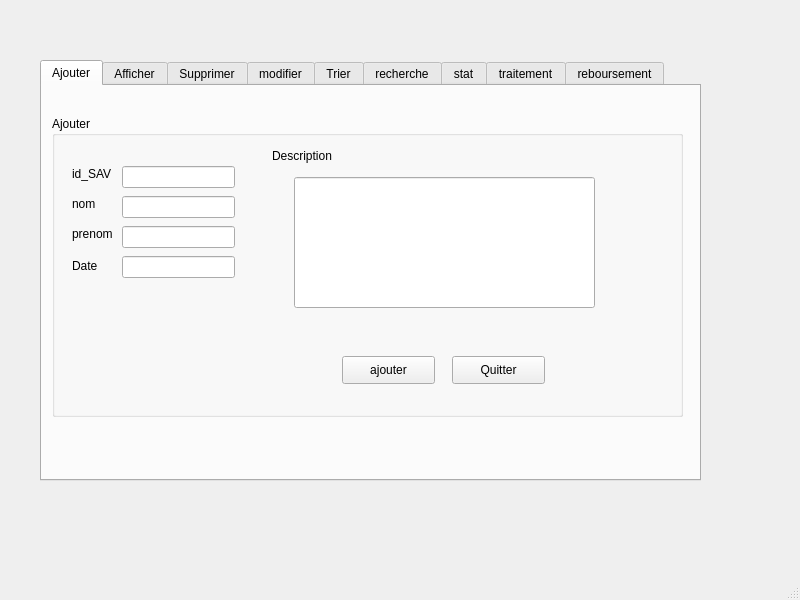
<?xml version="1.0" encoding="UTF-8"?>
<ui version="4.0">
 <class>MainWindow</class>
 <widget class="QMainWindow" name="MainWindow">
  <property name="geometry">
   <rect>
    <x>0</x>
    <y>0</y>
    <width>800</width>
    <height>600</height>
   </rect>
  </property>
  <property name="windowTitle">
   <string>MainWindow</string>
  </property>
  <widget class="QWidget" name="centralwidget">
   <widget class="QTabWidget" name="tabAjouter">
    <property name="geometry">
     <rect>
      <x>40</x>
      <y>60</y>
      <width>661</width>
      <height>421</height>
     </rect>
    </property>
    <property name="currentIndex">
     <number>0</number>
    </property>
    <widget class="QWidget" name="tab_2">
     <attribute name="title">
      <string>Ajouter</string>
     </attribute>
     <widget class="QGroupBox" name="groupBox">
      <property name="geometry">
       <rect>
        <x>10</x>
        <y>30</y>
        <width>631</width>
        <height>301</height>
       </rect>
      </property>
      <property name="title">
       <string>Ajouter</string>
      </property>
      <widget class="QLabel" name="label_2">
       <property name="geometry">
        <rect>
         <x>20</x>
         <y>110</y>
         <width>56</width>
         <height>16</height>
        </rect>
       </property>
       <property name="text">
        <string>prenom</string>
       </property>
      </widget>
      <widget class="QLabel" name="label_3">
       <property name="geometry">
        <rect>
         <x>20</x>
         <y>80</y>
         <width>56</width>
         <height>16</height>
        </rect>
       </property>
       <property name="text">
        <string>nom</string>
       </property>
      </widget>
      <widget class="QLineEdit" name="lineEdit_pren">
       <property name="geometry">
        <rect>
         <x>70</x>
         <y>110</y>
         <width>113</width>
         <height>22</height>
        </rect>
       </property>
      </widget>
      <widget class="QLineEdit" name="lineEdit_nom">
       <property name="geometry">
        <rect>
         <x>70</x>
         <y>80</y>
         <width>113</width>
         <height>22</height>
        </rect>
       </property>
      </widget>
      <widget class="QPushButton" name="ajouter">
       <property name="geometry">
        <rect>
         <x>290</x>
         <y>240</y>
         <width>93</width>
         <height>28</height>
        </rect>
       </property>
       <property name="text">
        <string>ajouter</string>
       </property>
      </widget>
      <widget class="QPushButton" name="quitter_ajout">
       <property name="geometry">
        <rect>
         <x>400</x>
         <y>240</y>
         <width>93</width>
         <height>28</height>
        </rect>
       </property>
       <property name="text">
        <string>Quitter</string>
       </property>
      </widget>
      <widget class="QLineEdit" name="lineEdit_DateSAV">
       <property name="geometry">
        <rect>
         <x>70</x>
         <y>140</y>
         <width>113</width>
         <height>22</height>
        </rect>
       </property>
       <property name="maxLength">
        <number>8</number>
       </property>
      </widget>
      <widget class="QLabel" name="label_8">
       <property name="geometry">
        <rect>
         <x>20</x>
         <y>140</y>
         <width>51</width>
         <height>20</height>
        </rect>
       </property>
       <property name="text">
        <string>Date</string>
       </property>
      </widget>
      <widget class="QLabel" name="label_9">
       <property name="geometry">
        <rect>
         <x>220</x>
         <y>30</y>
         <width>61</width>
         <height>20</height>
        </rect>
       </property>
       <property name="text">
        <string>Description</string>
       </property>
      </widget>
      <widget class="QLineEdit" name="lineEdit_description">
       <property name="geometry">
        <rect>
         <x>242</x>
         <y>61</y>
         <width>301</width>
         <height>131</height>
        </rect>
       </property>
      </widget>
      <widget class="QLineEdit" name="lineEditCin">
       <property name="geometry">
        <rect>
         <x>70</x>
         <y>50</y>
         <width>113</width>
         <height>22</height>
        </rect>
       </property>
      </widget>
      <widget class="QLabel" name="label_13">
       <property name="geometry">
        <rect>
         <x>20</x>
         <y>50</y>
         <width>56</width>
         <height>16</height>
        </rect>
       </property>
       <property name="text">
        <string>id_SAV</string>
       </property>
      </widget>
     </widget>
    </widget>
    <widget class="QWidget" name="tab">
     <attribute name="title">
      <string>Afficher</string>
     </attribute>
     <widget class="QGroupBox" name="groupBox_4">
      <property name="geometry">
       <rect>
        <x>30</x>
        <y>40</y>
        <width>591</width>
        <height>301</height>
       </rect>
      </property>
      <property name="title">
       <string>afficher</string>
      </property>
      <widget class="QPushButton" name="quitter_affich">
       <property name="geometry">
        <rect>
         <x>450</x>
         <y>240</y>
         <width>93</width>
         <height>28</height>
        </rect>
       </property>
       <property name="text">
        <string>Quitter</string>
       </property>
      </widget>
      <widget class="QPushButton" name="afficher">
       <property name="geometry">
        <rect>
         <x>330</x>
         <y>240</y>
         <width>93</width>
         <height>28</height>
        </rect>
       </property>
       <property name="text">
        <string>Afficher</string>
       </property>
      </widget>
      <widget class="QTableView" name="tableView">
       <property name="geometry">
        <rect>
         <x>30</x>
         <y>30</y>
         <width>501</width>
         <height>192</height>
        </rect>
       </property>
      </widget>
     </widget>
    </widget>
    <widget class="QWidget" name="tab_3">
     <attribute name="title">
      <string>Supprimer</string>
     </attribute>
     <widget class="QGroupBox" name="groupBox_3">
      <property name="geometry">
       <rect>
        <x>30</x>
        <y>40</y>
        <width>591</width>
        <height>301</height>
       </rect>
      </property>
      <property name="title">
       <string>supprimer</string>
      </property>
      <widget class="QLabel" name="label_7">
       <property name="geometry">
        <rect>
         <x>40</x>
         <y>70</y>
         <width>56</width>
         <height>16</height>
        </rect>
       </property>
       <property name="text">
        <string>id_SAV</string>
       </property>
      </widget>
      <widget class="QLineEdit" name="lineEditCin_supp">
       <property name="geometry">
        <rect>
         <x>100</x>
         <y>70</y>
         <width>113</width>
         <height>22</height>
        </rect>
       </property>
       <property name="text">
        <string/>
       </property>
       <property name="maxLength">
        <number>8</number>
       </property>
      </widget>
      <widget class="QPushButton" name="supprimer">
       <property name="geometry">
        <rect>
         <x>290</x>
         <y>240</y>
         <width>93</width>
         <height>28</height>
        </rect>
       </property>
       <property name="text">
        <string>supprimer</string>
       </property>
      </widget>
      <widget class="QPushButton" name="quittersupp">
       <property name="geometry">
        <rect>
         <x>400</x>
         <y>240</y>
         <width>93</width>
         <height>28</height>
        </rect>
       </property>
       <property name="text">
        <string>Quitter</string>
       </property>
      </widget>
     </widget>
    </widget>
    <widget class="QWidget" name="tab_5">
     <attribute name="title">
      <string>modifier</string>
     </attribute>
     <widget class="QGroupBox" name="groupBox_2">
      <property name="geometry">
       <rect>
        <x>50</x>
        <y>40</y>
        <width>591</width>
        <height>301</height>
       </rect>
      </property>
      <property name="title">
       <string>Modifier</string>
      </property>
      <widget class="QLabel" name="label_5">
       <property name="geometry">
        <rect>
         <x>10</x>
         <y>100</y>
         <width>56</width>
         <height>16</height>
        </rect>
       </property>
       <property name="text">
        <string>prenom</string>
       </property>
      </widget>
      <widget class="QLabel" name="label_6">
       <property name="geometry">
        <rect>
         <x>10</x>
         <y>70</y>
         <width>56</width>
         <height>16</height>
        </rect>
       </property>
       <property name="text">
        <string>nom</string>
       </property>
      </widget>
      <widget class="QLineEdit" name="lineEditCin_modif">
       <property name="geometry">
        <rect>
         <x>80</x>
         <y>40</y>
         <width>113</width>
         <height>22</height>
        </rect>
       </property>
      </widget>
      <widget class="QLineEdit" name="lineEdit_nom_modif">
       <property name="geometry">
        <rect>
         <x>80</x>
         <y>70</y>
         <width>113</width>
         <height>22</height>
        </rect>
       </property>
      </widget>
      <widget class="QPushButton" name="modifier">
       <property name="geometry">
        <rect>
         <x>290</x>
         <y>240</y>
         <width>93</width>
         <height>28</height>
        </rect>
       </property>
       <property name="text">
        <string>modifier</string>
       </property>
      </widget>
      <widget class="QPushButton" name="quitter_modif">
       <property name="geometry">
        <rect>
         <x>400</x>
         <y>240</y>
         <width>93</width>
         <height>28</height>
        </rect>
       </property>
       <property name="text">
        <string>Quitter</string>
       </property>
      </widget>
      <widget class="QLabel" name="label_4">
       <property name="geometry">
        <rect>
         <x>10</x>
         <y>130</y>
         <width>51</width>
         <height>20</height>
        </rect>
       </property>
       <property name="text">
        <string>Type sav</string>
       </property>
      </widget>
      <widget class="QLineEdit" name="lineEdit_typeSAV_modif">
       <property name="geometry">
        <rect>
         <x>80</x>
         <y>130</y>
         <width>113</width>
         <height>22</height>
        </rect>
       </property>
       <property name="maxLength">
        <number>8</number>
       </property>
      </widget>
      <widget class="QLabel" name="label_10">
       <property name="geometry">
        <rect>
         <x>10</x>
         <y>160</y>
         <width>51</width>
         <height>20</height>
        </rect>
       </property>
       <property name="text">
        <string>Date</string>
       </property>
      </widget>
      <widget class="QLineEdit" name="lineEdit_DateSAV_modif">
       <property name="geometry">
        <rect>
         <x>80</x>
         <y>160</y>
         <width>113</width>
         <height>22</height>
        </rect>
       </property>
       <property name="maxLength">
        <number>8</number>
       </property>
      </widget>
      <widget class="QLabel" name="label_11">
       <property name="geometry">
        <rect>
         <x>260</x>
         <y>20</y>
         <width>61</width>
         <height>20</height>
        </rect>
       </property>
       <property name="text">
        <string>Description</string>
       </property>
      </widget>
      <widget class="QLineEdit" name="lineEdit_description_modif">
       <property name="geometry">
        <rect>
         <x>260</x>
         <y>50</y>
         <width>301</width>
         <height>131</height>
        </rect>
       </property>
      </widget>
      <widget class="QLineEdit" name="lineEdit_pren_modif">
       <property name="geometry">
        <rect>
         <x>80</x>
         <y>100</y>
         <width>113</width>
         <height>22</height>
        </rect>
       </property>
      </widget>
      <widget class="QLabel" name="label_12">
       <property name="geometry">
        <rect>
         <x>10</x>
         <y>40</y>
         <width>56</width>
         <height>16</height>
        </rect>
       </property>
       <property name="text">
        <string>id_SAV</string>
       </property>
      </widget>
     </widget>
    </widget>
    <widget class="QWidget" name="tab_4">
     <attribute name="title">
      <string>Trier</string>
     </attribute>
    </widget>
    <widget class="QWidget" name="tab_6">
     <attribute name="title">
      <string>recherche</string>
     </attribute>
    </widget>
    <widget class="QWidget" name="tab_7">
     <attribute name="title">
      <string>stat</string>
     </attribute>
    </widget>
    <widget class="QWidget" name="tab_8">
     <attribute name="title">
      <string>traitement</string>
     </attribute>
    </widget>
    <widget class="QWidget" name="tab_9">
     <attribute name="title">
      <string>reboursement</string>
     </attribute>
    </widget>
   </widget>
  </widget>
  <widget class="QMenuBar" name="menubar">
   <property name="geometry">
    <rect>
     <x>0</x>
     <y>0</y>
     <width>800</width>
     <height>22</height>
    </rect>
   </property>
  </widget>
  <widget class="QStatusBar" name="statusbar"/>
 </widget>
 <resources/>
 <connections/>
</ui>
